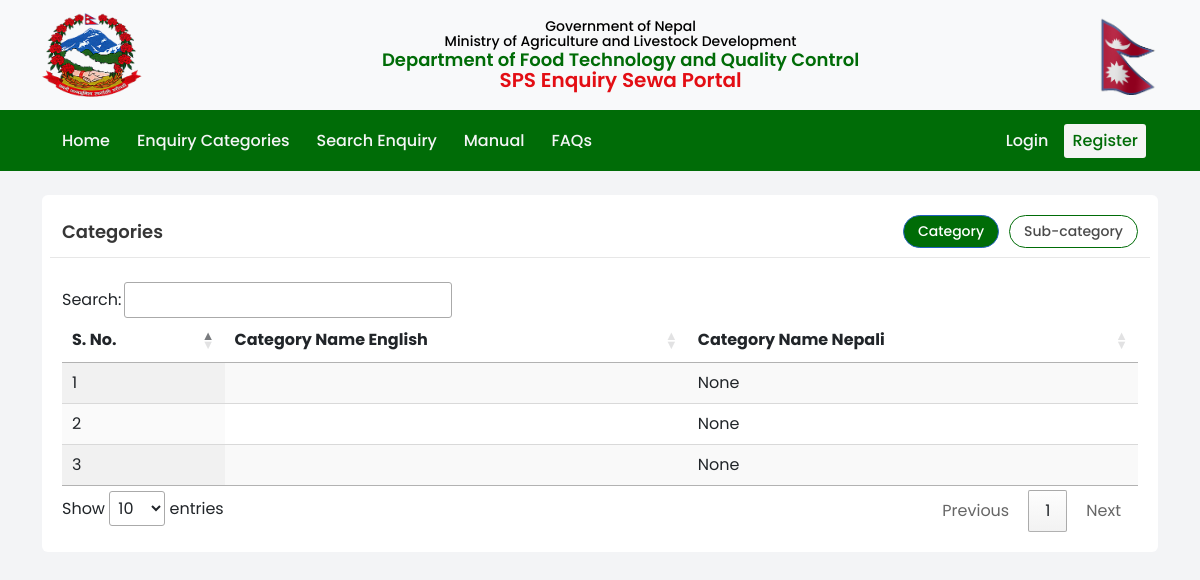
Page /index-categories on the committed database.
### management/models.py (models this page shows, shortened)
class ComplainCategory(models.Model):
    english_name=models.CharField(max_length=60,unique=True)
    nepali_name=models.CharField(max_length=200,null=True)

### management/views.py (the view)
# urls.py: path('index-categories', views.index_categories, name="index_categories"),
def index_categories(request):
    sub_categories=ComplainSubCategory.objects.all()
    categories = ComplainCategory.objects.all()
    context={
        'categories':categories,
        'sub_categories': sub_categories
    }
    return render(request,'management/index_categories.html',context)

### management/templates/management/index_categories.html (shortened to what this page needs)
{% extends 'footer.html' %}
{% load static %}
{% block content %}
{% include 'header.html' %}
            <div class="container mt-4">
                <section id="tab-content-container">
                    <div class="p-0">
                        <div class="row">
                            <div class="main-section-title">
                                <a href="" class="section-title">Categories</a>
                                <ul class="nav nav-tabs" id="pradesh-tab" role="tablist">
                                    <li class="nav-item" role="presentation">
                                        <button class="nav-link active" id="Category-tab" data-bs-toggle="tab" data-bs-target="#Categorys"
                                            type="button" role="tab" aria-controls="Categorys" aria-selected="false">Category</button>
                                    </li>
                                    <li class="nav-item" role="presentation">
                                        <button class="nav-link" id="subCategory-tab" data-bs-toggle="tab" data-bs-target="#subCategorys"
                                            type="button" role="tab" aria-controls="subCategorys" aria-selected="false">Sub-category</button>
                                    </li>
                                </ul>
                            </div>
                            <hr class="main-section-hr">
                            <div class="tab-content mt-4" id="myTabContent">
                                <div class="tab-pane show active" id="Categorys" role="tabpanel" aria-labelledby="Category-tab"
                                    tabindex="0">
                                    <table id="Category" class="display" style="width:100%">
                                        <thead>
                                            <tr>
                                                <th>S. No.</th>
                                                <th>Category Name English</th>
                                                <th>Category Name Nepali</th>
                                            </tr>
                                        </thead>
                                        <tbody>
                                            {% for category in categories %}
                                            <tr>
                                                <td>{{ forloop.counter }}</td>
                                                <td>{{ category.english_name }}</td>
                                                <td>{{ category.nepali_name }}</td>
                                            </tr>
                                            {% endfor %}
                                        </tbody>
                                    </table>
                                </div>
                            </div>
                        </div>
                    </div>
                </section>
            </div>
    {% endblock %}

### static/css/style.css (style rules this page uses)
body { font-family: Poppins; background: var(--specialbg); }
a { text-decoration: none; }
:root { --mainbg: #eef2f6; --white: #ffffff; --bluecolor: #006c07; --iconbg: #e8eaf6; --fieldbg: #f8fafc; --blackcolorprimary: #000000; --blackcolorsecondary: #000000a6; --blacktextsecondary: rgba(0, 0, 0, 0.7); --specialbg: #f3f4f6; --active: #006c07; --inactive: #ff0000; }
#tab-content-container { padding: 20px; border-radius: 6px; background: var(--white); }
.main-section-hr { margin: 10px 0 0 0; color: #00000060; }
.main-section-title { display: flex; justify-content: space-between; align-items: center; }
.main-section-title .section-title { text-decoration: none; font-family: Poppins; font-weight: 600; font-size: 18px; color: #000000c9; }
.nav-tabs .nav-link { border: 1px solid #006c07; padding: 5px 14px; font-weight: 500; font-size: 14px; color: rgba(0,0,0,.7098039216); background: #fff; outline: 0; border-radius: 100vw; text-decoration: none; font-family: Poppins; }
.nav-tabs .nav-item { margin-left: 10px; }
.nav-tabs .nav-item.show .nav-link, .nav-tabs .nav-link.active { background: #006c07; color: #ffffff; border: 1px solid #2260bf; }
.nav-tabs { font-family: Mukta,sans-serif; border-bottom: none; }

### rows in the picture
ComplainCategory: nepali_name "None"
ComplainCategory: nepali_name "None"
ComplainCategory: nepali_name "None"
